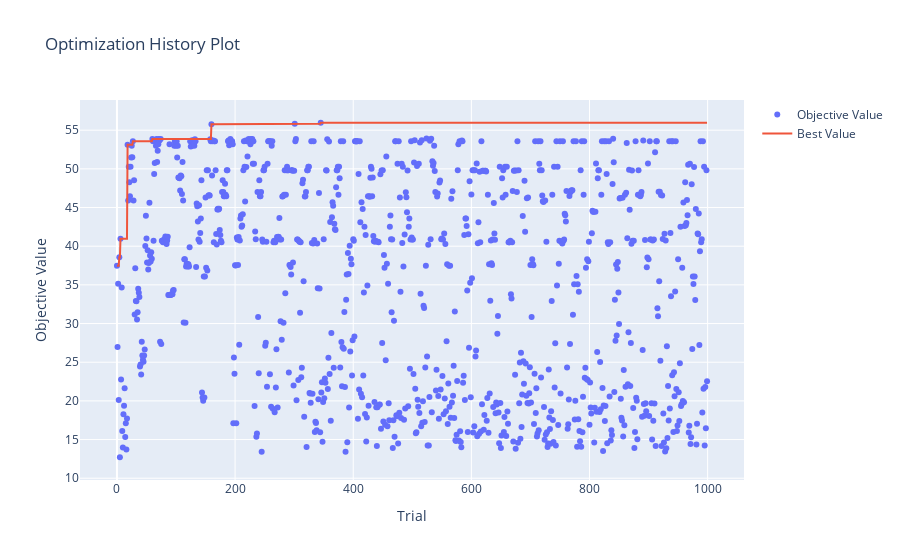

Here is the notebook cell this chart was saved with:
### Code cell
optuna.logging.set_verbosity(0)

study = optuna.create_study(direction="maximize")
study.optimize(objective, n_trials=1000, n_jobs=-1, show_progress_bar=True)
plot_optimization_history(study)

### Figure 1 — Plotly figure (JSON) as saved in the notebook; plotly's stock layout.template omitted (floating-point values rounded to 4 significant figures; data arrays with more than 128 entries replaced by an {"elided": "..."} marker saying what was removed)
{"data": [{"mode": "markers", "name": "Objective Value", "type": "scatter", "x": {"elided": "1000 int values"}, "y": {"elided": "1000 float values"}}, {"mode": "lines", "name": "Best Value", "type": "scatter", "x": {"elided": "1000 int values"}, "y": {"elided": "1000 float values"}}, {"marker": {"color": "#cccccc"}, "mode": "markers", "name": "Infeasible Trial", "showlegend": false, "type": "scatter", "x": [], "y": []}], "layout": {"title": {"text": "Optimization History Plot"}, "xaxis": {"title": {"text": "Trial"}}, "yaxis": {"title": {"text": "Objective Value"}}}}
